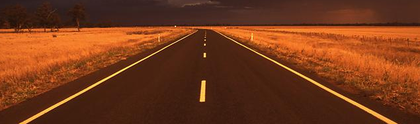
%> input picture Práctica_5/P5.tif, 420 x 124 px, shrunk from 635 x 188 before the run
$ octave Practica5.m   (GNU Octave 9; MATLAB toolbox functions it lacks are replaced by stand-ins)
%> lines starting %> are read from the running program, lines starting %| are printed output that depends on the picture; in (x1, y1, x2, y2) boxes, pixels count from 0 and x2, y2 are one past the last pixel; in counts of white or black regions, pixels touching at a corner belong together; the program's own positions count from 1
### Práctica_5/funciones/filtro_gaussiano.m
function Ifiltrada = filtro_gaussiano(I,ventana,desv)
%FILTRO_GAUSSIANO Summary of this function goes here
%   Detailed explanation goes here

    M = zeros(ventana, ventana);
    mitadV = floor(ventana/2);

    posX = -mitadV:mitadV;
    posY = -mitadV:mitadV;

    for i=1:ventana
        for j=1:ventana
            M(i,j) = exp( -0.5*(posX(i)^2 + posY(j)^2)/desv^2);
        end
    end

    h = (1/sum(M(:)))*M;

    Ifiltrada = imfilter(I,h);
end

### Práctica_5/funciones/Funcion_Calcula_Gradiente.m
function [Gx Gy ModG] = Funcion_Calcula_Gradiente(I,Hx,Hy)
%FUNCION_CALCULA_GRADIENTE

    Id = double(I);
    Gx = imfilter(Id,Hx,'symmetric');
    Gy = imfilter(Id,Hy,'symmetric');
    ModG = sqrt(Gx.^2 + Gy.^2);
end

### Práctica_5/Practica5.m
%% ------------------------------------------------------
%   PRÁCTICA 5
% -------------------------------------------------------

clear all
clc
addpath("./funciones");

%% PRIMERA PARTE: Generación de imágenes. Análisis de perfiles de intensidad
% *************************************************************************

%% 1).- Leemos la imagen "P5.tif"
I = imread("./P5.tif");
%> I is the input picture: size 124x420x3 uint8; mean R, G, B 115.3, 56.6, 25.9
Igray = rgb2gray(I);
Igauss = filtro_gaussiano(Igray,5,1);

figure, hold on
    subplot(3,1,1), imshow(I), title("Imagen normal"),
    subplot(3,1,2), imshow(Igray), title("Imagen intensidad"),
    subplot(3,1,3), imshow(Igauss), title("Imagen filtro gaussiano"),
    hold off;

[N M ~] = size(I);
%> N = 124; M = 420

perfil1 = round(0.25*N); perfil2 = round(0.50*N); perfil3 = round(0.75*N);
%> after `perfil1 = round(0.25*N)`: perfil1 = 31
%> after `perfil2 = round(0.50*N)`: perfil2 = 62
%> after `perfil3 = round(0.75*N)`: perfil3 = 93

fila1 = perfil1*ones(1,M);
fila2 = perfil2*ones(1,M);
fila3 = perfil3*ones(1,M);

figure, hold on
    subplot(2,2,1), imshow(Igray), title('Imagen intensidad'),
        line(1:M,fila1,'color','r'), line(1:M,fila2,'color','g'), line(1:M,fila3,'color','b'),
    subplot(2,2,2), imshow(Igauss), title('Imagen filtro gaussiano'),
        line(1:M,fila1,'color','r'), line(1:M,fila2,'color','g'), line(1:M,fila3,'color','b'),
    hold off,
    subplot(2,2,3), hold on, plot(Igray(perfil1,:),'r'), plot(Igray(perfil2,:),'g'),
        plot(Igray(perfil3,:),'b'), axis([0 M 0 255]), title('Perfil de intensidad imagen de intensidad'),
    hold off,
    subplot(2,2,4), hold on, plot(Igauss(perfil1,:),'r'), plot(Igauss(perfil2,:),'g'),
        plot(Igauss(perfil3,:),'b'), axis([0 M 0 255]), title('Perfil de intensidad imagen suavizada'),

    hold off;

%% SEGUNDA PARTE: Implementación de algoritmo de detección de bordens basado
% en primera derivada
% *************************************************************************
%% 3).- Implementamos un detector de bordes basado en primera derivada


%% 4).- Aplicamos un detector de bordes de Sobel a la imagen de intensidad I
% utilizando la función anterior y considerando como umbrales el 10, 25, 50
% y 75% del valor máximo de la matriz magnitud del vector gradiente

Hx = [-1 0 1;-2 0 2;-1 0 1];
Hy = [-1 -2 -1;0 0 0;1 2 1];

[Gx Gy ModG] = Funcion_Calcula_Gradiente(Igray,Hx,Hy);

umbrales = [10;25;50;75];
maximo = max(ModG(:));
%> maximo = 817.1

Igrayd = double(Igray);

for i=1:size(umbrales,1)
    % Comprobamos que valores de Gx y Gy superan el umbral
    BinGx = abs(Gx) > maximo*(umbrales(i)/100);
    BinGy = abs(Gy) > maximo*(umbrales(i)/100);
    BinMod = ModG > maximo*(umbrales(i)/100);

    UmbralGx = Igrayd.*BinGx;
    UmbralGy = Igrayd.*BinGy;
    UmbralMod = Igrayd.*BinMod;

    % Utilizamos mat2gray para tener todos los valores en el mismo rango
    ResultGx = mat2gray(UmbralGx,[min(UmbralMod(:)) max(UmbralMod(:))]);
    ResultGy = mat2gray(UmbralGy,[min(UmbralMod(:)) max(UmbralMod(:))]);
    ResultMod = mat2gray(UmbralMod,[min(UmbralMod(:)) max(UmbralMod(:))]);

    figure, hold on
        subplot(3,2,2), imshow(BinGx), title('Magnitud bordes verticales binarizados'),
        subplot(3,2,1), imshow(ResultGx), title('Gx - Magnitud para bordes verticales'),
        subplot(3,2,4), imshow(BinGy), title('Magnitud bordes horizontales binarizados'),
        subplot(3,2,3), imshow(ResultGy), title('Gy - Magnitud para bordes horizontales'),
        subplot(3,2,6), imshow(BinMod), title('Magnitud gradiente binarizada'),
        subplot(3,2,5), imshow(ResultMod), title('Mod - Magnitud gradiente'),

        sgtitle(['Valor umbral ' num2str(umbrales(i)) '%']);
        hold off;
end
%> this loop made 4 passes
%> pass 1, `BinGx = abs(Gx) > maximo*(umbrales(i)/100);`:
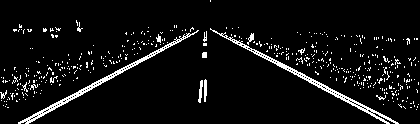
%> BinGx: size 124x420 logical; 6.1% white in thin lines or dots

%% 5).- Aplicamos un detector de bordes de Sobel a la imagen suavizada Igauss
% utilizando la función calcula gradiente y considerando como umbrales el 10, 25, 50
% y 75% del valor máximo de la matriz magnitud del vector gradiente

Hx = [-1 0 1;-2 0 2;-1 0 1];
Hy = [-1 -2 -1;0 0 0;1 2 1];

[Gx Gy ModG] = Funcion_Calcula_Gradiente(Igauss,Hx,Hy);
%> call 2 of Funcion_Calcula_Gradiente, with Hx = [-1 0 1; -2 0 2; -1 0 1], Hy = [-1 -2 -1; 0 0 0; 1 2 1]
%> in Funcion_Calcula_Gradiente (call 2), `Gy = imfilter(Id,Hy,'symmetric');`:
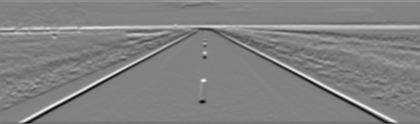
%> Gy: size 124x420 double; min -421, max 406, mean -0.1; drawn with min black and max white
%> in Funcion_Calcula_Gradiente (call 2), `ModG = sqrt(Gx.^2 + Gy.^2);`:
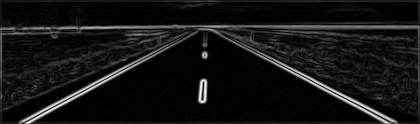
%> ModG: size 124x420 double; min 0, max 443.7, mean 37.3; drawn with min black and max white

umbrales = [10;25;50;75];
maximo = max(ModG(:));
%> maximo = 443.7

Igaussd = double(Igauss);

for i=1:size(umbrales,1)
    % Comprobamos que valores de Gx y Gy superan el umbral
    BinGx = Gx > maximo*(umbrales(i)/100);
    BinGy = Gy > maximo*(umbrales(i)/100);
    BinMod = ModG > maximo*(umbrales(i)/100);

    UmbralGx = Igaussd.*BinGx;
    UmbralGy = Igaussd.*BinGy;
    UmbralMod = Igaussd.*BinMod;

    % Utilizamos mat2gray para convertir los umbrales a valores binarios
    ResultGx = mat2gray(UmbralMod,[min(UmbralMod(:)) max(UmbralMod(:))]);
    ResultGy = mat2gray(UmbralMod,[min(UmbralMod(:)) max(UmbralMod(:))]);
    ResultMod = mat2gray(UmbralMod,[min(UmbralMod(:)) max(UmbralMod(:))]);

    figure, hold on
        subplot(3,2,2), imshow(BinGx), title('Magnitud bordes verticales binarizados'),
        subplot(3,2,1), imshow(ResultGx), title('Gx - Magnitud para bordes verticales'),
        subplot(3,2,4), imshow(BinGy), title('Magnitud bordes horizontales binarizados'),
        subplot(3,2,3), imshow(ResultGy), title('Gy - Magnitud para bordes horizontales'),
        subplot(3,2,6), imshow(BinMod), title('Magnitud gradiente binarizada'),
        subplot(3,2,5), imshow(ResultMod), title('Mod - Magnitud gradiente'),

        sgtitle(['Valor umbral ' num2str(umbrales(i)) '%']);
        hold off;
end

%% 6).- Genera una imagen binaria de bordes donde se detecten lo máximo posible las líneas
% blancas que delimitan la carretera y lo mínimo posible la línea horizontal correspondiente
% al horizonte de la imagen

% Tras comprobar todos los resultados en los 2 puntos anteriores, que mejor
% resultado nos da es la imagen BinMod

Hx = [-1 0 1;-2 0 2;-1 0 1];
Hy = [-1 -2 -1;0 0 0;1 2 1];
umbrales = [10;25;50;75];

[Gx Gy ModG] = Funcion_Calcula_Gradiente(Igauss,Hx,Hy);

maximo = max(ModG(:));
BinMod = ModG > maximo*(umbrales(4)/100);
%> BinMod: size 124x420 logical; 1.1% white in thin lines or dots, all inside (x1, y1, x2, y2) = (22, 54, 394, 123)

figure, imshow(BinMod);

%% TERCERA PARTE: Detección de bordes mediante la función edge de MATLAB
% *************************************************************************
%% 7).- Usamos la función edge

% Imagen de intensidad
[IgraySobel,umbralgray] = edge(Igray,'sobel','nothinning');
%> IgraySobel: size 124x420 logical; 5% white in thin lines or dots, all inside (x1, y1, x2, y2) = (0, 25, 420, 124)
%> umbralgray = 0.114

nuevoUmbral = 0.4*umbralgray;
%> nuevoUmbral = 0.0455

[IgraySobel2,umbralgray2] = edge(Igray,'sobel',nuevoUmbral,'nothinning');
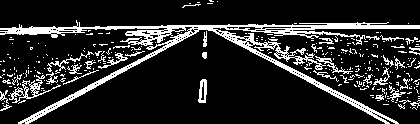
%> IgraySobel2: size 124x420 logical; 15.8% white in thin lines or dots
%> umbralgray2 = 0.0455

[IgraySobel3,~] = edge(Igray,'sobel');
[IgraySobel4,~] = edge(Igray,'sobel',nuevoUmbral);
%> IgraySobel4: size 124x420 logical; 8.6% white in thin lines or dots

figure, hold on
    subplot(2,2,1), imshow(IgraySobel), title(['Detector Sobel Umbral: ' num2str(umbralgray)]),
    subplot(2,2,2), imshow(IgraySobel2), title(['Detector Sobel Umbral: ' num2str(umbralgray2)]),
    subplot(2,2,3), imshow(IgraySobel3), title(['Detector Sobel Adelgazada Umbral: ' num2str(umbralgray)]),
    subplot(2,2,4), imshow(IgraySobel4), title(['Detector Sobel Adelgazada Umbral: ' num2str(umbralgray2)]),
    hold off;

% Imagen suavizada


[IgaussSobel,umbralgauss] = edge(Igauss,'sobel','nothinning');
%> umbralgauss = 0.0711

nuevoUmbral = 0.4*umbralgauss;
%> nuevoUmbral = 0.0284

[IgaussSobel2,umbralgauss2] = edge(Igray,'sobel',nuevoUmbral,'nothinning');
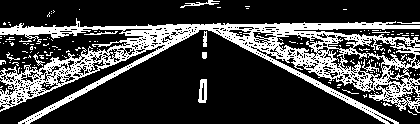
%> IgaussSobel2: size 124x420 logical; 25.5% white; 156 white regions (147 under 20 px), largest, box (x1, y1, x2, y2) and area: (0, 18, 420, 124) 12182, (198, 79, 207, 103) 152, (180, 0, 220, 8) 96
%> umbralgauss2 = 0.0284

[IgaussSobel3,~] = edge(Igauss,'sobel');
[IgaussSobel4,~] = edge(Igauss,'sobel',nuevoUmbral);
%> IgaussSobel4: size 124x420 logical; 6.8% white in thin lines or dots

figure, hold on
    subplot(2,2,1), imshow(IgaussSobel), title(['Detector Sobel Umbral: ' num2str(umbralgauss)]),
    subplot(2,2,2), imshow(IgaussSobel2), title(['Detector Sobel Umbral: ' num2str(umbralgauss2)]),
    subplot(2,2,3), imshow(IgaussSobel3), title(['Detector Sobel Adelgazada Umbral: ' num2str(umbralgauss)]),
    subplot(2,2,4), imshow(IgaussSobel4), title(['Detector Sobel Adelgazada Umbral: ' num2str(umbralgauss2)]),
    hold off;

%% 8).- Usamos la función edge con el metodo Canny

umbralSuperior = umbralgray;
%> umbralSuperior = 0.114
umbralInferior = nuevoUmbral;
%> umbralInferior = 0.0284

[Icanny,umbralcanny] = edge(Igray,'Canny',[umbralInferior umbralSuperior]);
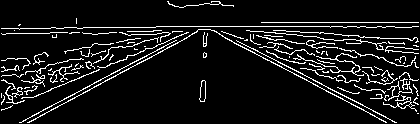
%> Icanny: size 124x420 logical; 9.2% white in thin lines or dots
%> umbralcanny = [0.0284 0.114]
figure, imshow(Icanny)

%% 9).- Usamos la función edge con el metodo Laplaciana de la Gaussiana

[Ilapla, umbralLapla] = edge(Igray,'log');
%> Ilapla: size 124x420 logical; 6.6% white in thin lines or dots
%> umbralLapla = 0.00393
figure, imshow(Ilapla)

[Ilapla2, umbralLapla2] = edge(Igray,'log',umbralLapla*6);
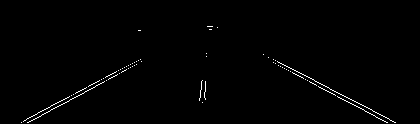
%> Ilapla2: size 124x420 logical; 0.92% white in thin lines or dots, all inside (x1, y1, x2, y2) = (21, 26, 396, 123)
%> umbralLapla2 = 0.0236
figure, imshow(Ilapla2)
